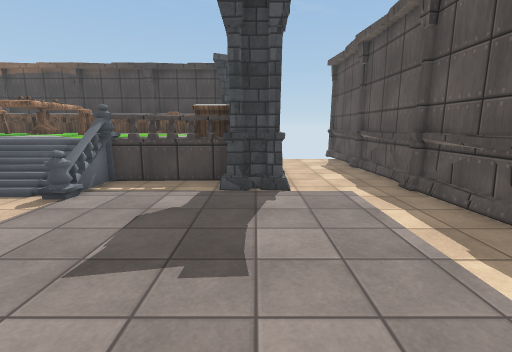
[1] (above)

17 first-person views from a walk through a scene from a Unity 3-D project. The camera is 1.5 m above the floor, tilts 10° down and sees 85° across. The floor is counted in squares, 1 m on a side. Each view is taken from the middle of a square. On the plan, view 1 faces up. The plan holds only what a view shows up to about 14 squares ahead; the rest is blank. Some animated figures are not drawn. Some surface patterns are stand-ins.

[2]
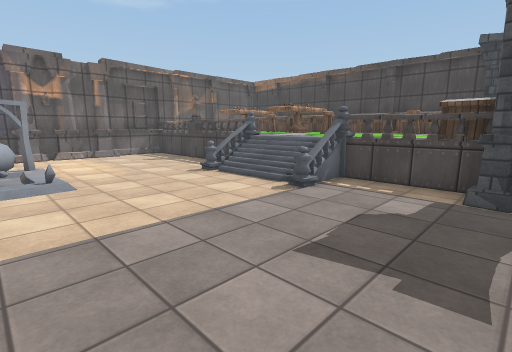

[3]
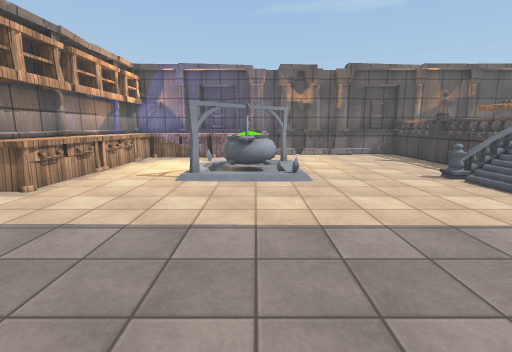

[4]
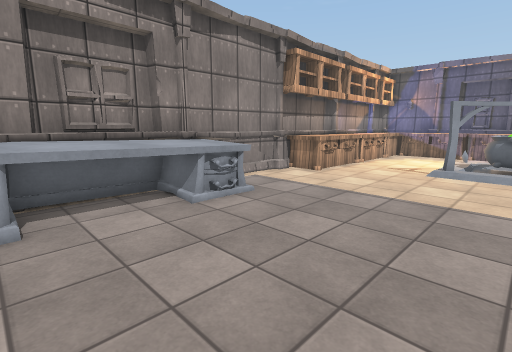

[5]
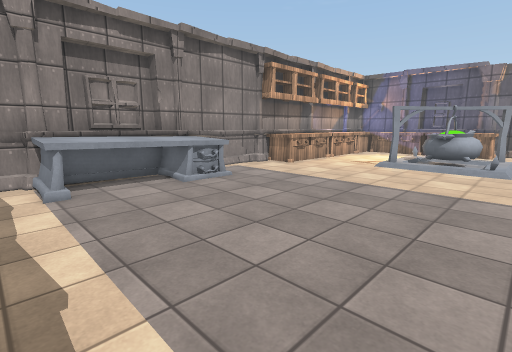

[6]
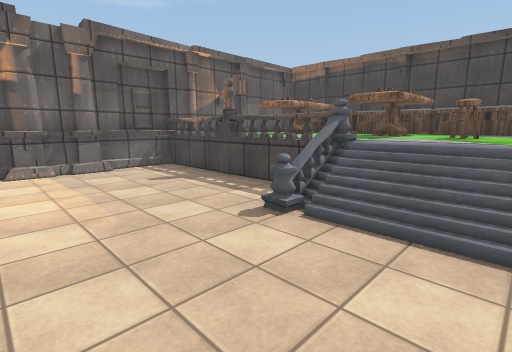

[7]
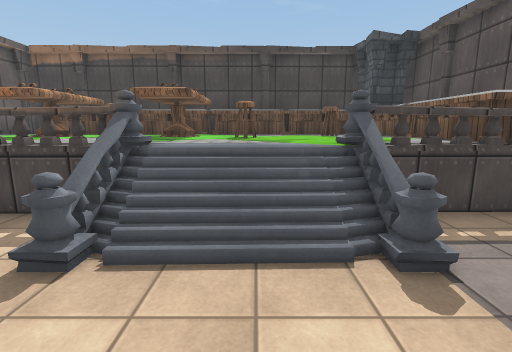

[8]
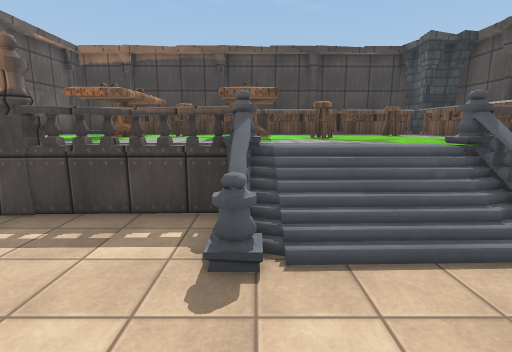

[9]
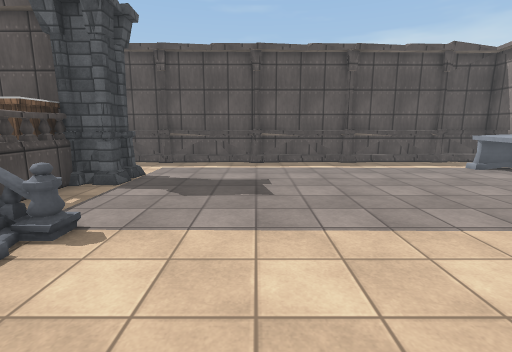

[10]
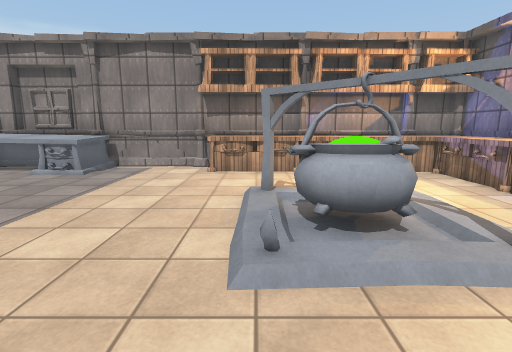

[11]
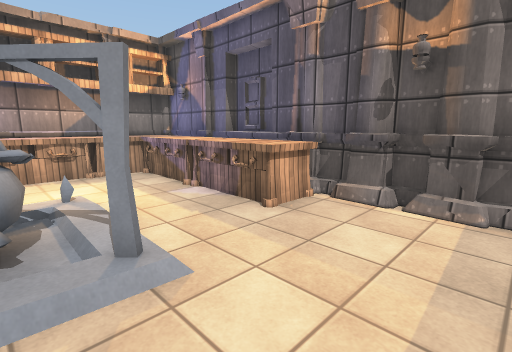

[12]
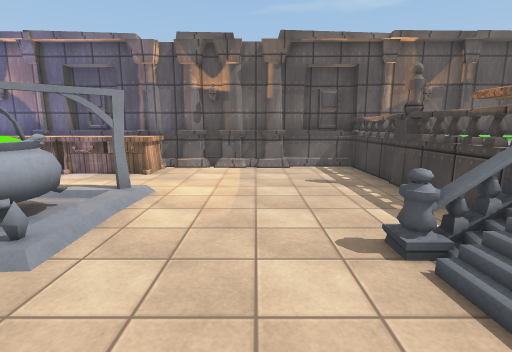

[13]
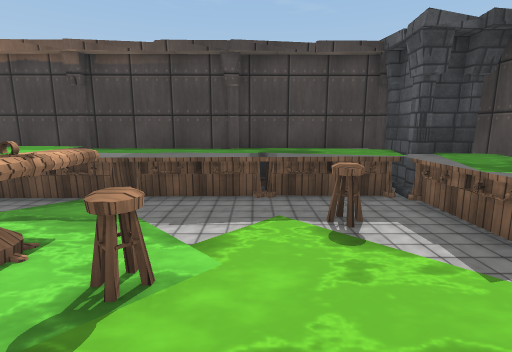

[14]
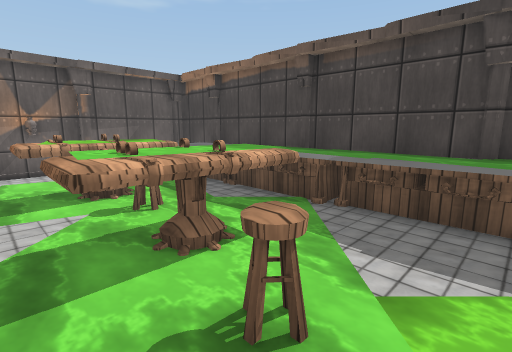

[15]
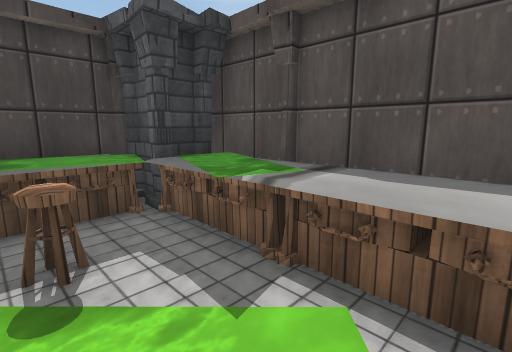

[16]
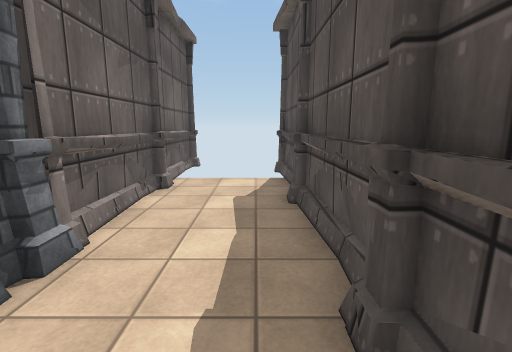

[17]
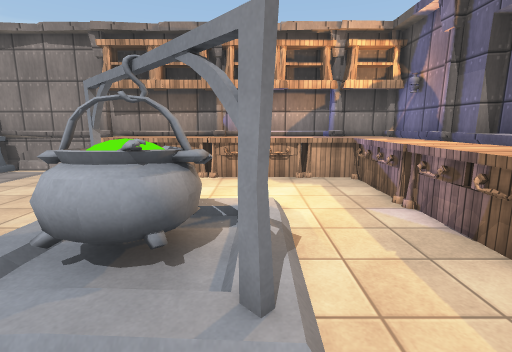

### Floor plan
Key: @ floor where view 1 was taken; # wall or solid block; . main floor; : floor 0.25 m higher than the main floor; + floor 1.25 m higher than the main floor; / step, stairs or slope; = window, fence, low wall or low ledge; ^ raised ledge; C cabinet; L column; T table; H chair; A cauldron; O other object.
Columns run from 16 left of view 1 to 4 right of it. Each row starts with its distance up from view 1.
 16        ##########
 15 ###C^^^^^C^^^^^L#
 14 #++^^^^C^^^^^^C###
 13 #   ++++++++++^^##  #
 12 #  +TT+TT+++HH^^##..#
 11 # ++^THTT+H+++^^#...#
 10 #+++TT+TT+H+++^^#...#
  9 #+++++++++++++^^#...#
  8 ###=###==+++#=###L..#
  7 #.......=///=..LLL..#
  6 #.......=///=.......#
  5 #...................#
  4 #...................#
  3 #...................#
  2 #...................#
  1 #CC..OAA:...........#
  0 #CC..:AA:.......@...#
 -1 #CC.. AA:...........#
 -2 #CC.. ::O...........#
 -3 #CC.................#
 -4 #CC.................#
 -5 # CCCCCCCC....OOOOO.#
 -6 #CCCCCCCCCC...OOOOO.#
 -7 #####################

Where each view was taken, in squares from view 1:
view 1: 0 up, 0 right, facing up
view 2: 0 up, 0 right, facing up-left
view 3: 0 up, 0 right, facing left
view 4: 0 up, 2 right, facing down-left
view 5: 2 up, 3 right, facing down-left
view 6: 2 up, 5 left, facing up-left
view 7: 3 up, 6 left, facing up
view 8: 3 up, 8 left, facing up
view 9: 3 up, 8 left, facing right
view 10: 4 up, 8 left, facing down
view 11: 4 up, 10 left, facing down-left
view 12: 4 up, 5 left, facing left
view 13: 8 up, 5 left, facing up
view 14: 9 up, 5 left, facing up-left
view 15: 9 up, 4 left, facing up-right
view 16: 5 up, 3 right, facing up
view 17: 3 up, 11 left, facing down
